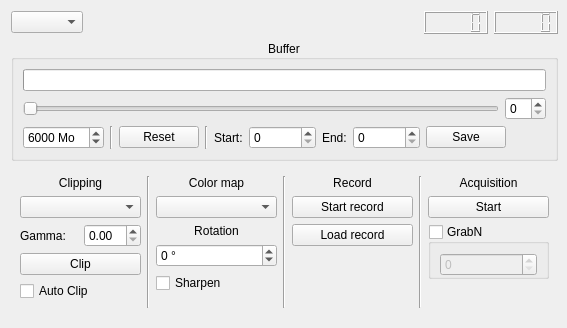
     <widget class="QWidget" name="centerWidget" native="true">
      <layout class="QVBoxLayout" name="verticalLayout_6">
       <property name="rightMargin">
        <number>9</number>
       </property>
       <item>
        <layout class="QHBoxLayout" name="horizontalLayout_2">
         <item>
          <widget class="QComboBox" name="cb_cameras">
           <property name="sizeAdjustPolicy">
            <enum>QComboBox::AdjustToContents</enum>
           </property>
          </widget>
         </item>
         <item>
          <widget class="QLabel" name="lb_status">
           <property name="text">
            <string/>
           </property>
          </widget>
         </item>
         <item>
          <spacer name="horizontalSpacer">
           <property name="orientation">
            <enum>Qt::Horizontal</enum>
           </property>
           <property name="sizeHint" stdset="0">
            <size>
             <width>40</width>
             <height>20</height>
            </size>
           </property>
          </spacer>
         </item>
         <item>
          <widget class="QLCDNumber" name="lcd_fpsCamera">
           <property name="toolTip">
            <string>Camera FPS</string>
           </property>
          </widget>
         </item>
         <item>
          <widget class="QLCDNumber" name="lcd_fpsIhm">
           <property name="toolTip">
            <string>IHM Display FPS</string>
           </property>
          </widget>
         </item>
        </layout>
       </item>
       <item>
        <layout class="QVBoxLayout" name="verticalLayout_2">
         <item>
          <widget class="QGroupBox" name="groupBox_5">
           <property name="title">
            <string>Buffer</string>
           </property>
           <property name="alignment">
            <set>Qt::AlignCenter</set>
           </property>
           <property name="flat">
            <bool>true</bool>
           </property>
           <layout class="QVBoxLayout" name="verticalLayout_18">
            <item>
             <widget class="QProgressBar" name="progressBar_imageBuffer">
              <property name="value">
               <number>0</number>
              </property>
              <property name="format">
               <string/>
              </property>
             </widget>
            </item>
            <item>
             <layout class="QHBoxLayout" name="horizontalLayout_7">
              <item>
               <widget class="QSlider" name="slider_imageIndex">
                <property name="orientation">
                 <enum>Qt::Horizontal</enum>
                </property>
               </widget>
              </item>
              <item>
               <widget class="QSpinBox" name="sb_imageIndex"/>
              </item>
             </layout>
            </item>
            <item>
             <layout class="QHBoxLayout" name="horizontalLayout_5">
              <item>
               <widget class="QSpinBox" name="sb_bufSize">
                <property name="suffix">
                 <string> Mo</string>
                </property>
                <property name="minimum">
                 <number>1000</number>
                </property>
                <property name="maximum">
                 <number>20000</number>
                </property>
                <property name="singleStep">
                 <number>100</number>
                </property>
                <property name="value">
                 <number>6000</number>
                </property>
               </widget>
              </item>
              <item>
               <widget class="Line" name="line_15">
                <property name="orientation">
                 <enum>Qt::Vertical</enum>
                </property>
               </widget>
              </item>
              <item>
               <widget class="QPushButton" name="pb_resetBuffer">
                <property name="text">
                 <string>Reset</string>
                </property>
               </widget>
              </item>
              <item>
               <widget class="Line" name="line_16">
                <property name="orientation">
                 <enum>Qt::Vertical</enum>
                </property>
               </widget>
              </item>
              <item>
               <widget class="QLabel" name="label_18">
                <property name="text">
                 <string>Start:</string>
                </property>
               </widget>
              </item>
              <item>
               <widget class="QSpinBox" name="sb_startIndex">
                <property name="maximum">
                 <number>1000000</number>
                </property>
               </widget>
              </item>
              <item>
               <widget class="QLabel" name="label_21">
                <property name="text">
                 <string>End:</string>
                </property>
               </widget>
              </item>
              <item>
               <widget class="QSpinBox" name="sb_endIndex">
                <property name="maximum">
                 <number>1000000</number>
                </property>
               </widget>
              </item>
              <item>
               <widget class="QPushButton" name="pb_saveBuffer">
                <property name="text">
                 <string>Save</string>
                </property>
               </widget>
              </item>
              <item>
               <spacer name="horizontalSpacer_2">
                <property name="orientation">
                 <enum>Qt::Horizontal</enum>
                </property>
                <property name="sizeHint" stdset="0">
                 <size>
                  <width>40</width>
                  <height>20</height>
                 </size>
                </property>
               </spacer>
              </item>
             </layout>
            </item>
            <item>
             <layout class="QVBoxLayout" name="layoutLabelVideo"/>
            </item>
           </layout>
          </widget>
         </item>
         <item>
          <widget class="QWidget" name="widget_underImage" native="true">
           <property name="minimumSize">
            <size>
             <width>0</width>
             <height>0</height>
            </size>
           </property>
           <property name="maximumSize">
            <size>
             <width>16777215</width>
             <height>150</height>
            </size>
           </property>
           <layout class="QHBoxLayout" name="horizontalLayout">
            <item>
             <layout class="QVBoxLayout" name="verticalLayout_4">
              <item>
               <widget class="QLabel" name="label_5">
                <property name="text">
                 <string>Clipping</string>
                </property>
                <property name="alignment">
                 <set>Qt::AlignCenter</set>
                </property>
               </widget>
              </item>
              <item>
               <widget class="QComboBox" name="cb_clippingType"/>
              </item>
              <item>
               <layout class="QHBoxLayout" name="horizontalLayout_4">
                <item>
                 <widget class="QLabel" name="label_6">
                  <property name="text">
                   <string>Gamma: </string>
                  </property>
                 </widget>
                </item>
                <item>
                 <widget class="QDoubleSpinBox" name="sb_gamma">
                  <property name="minimum">
                   <double>0.000000000000000</double>
                  </property>
                  <property name="maximum">
                   <double>5.000000000000000</double>
                  </property>
                  <property name="singleStep">
                   <double>0.050000000000000</double>
                  </property>
                 </widget>
                </item>
               </layout>
              </item>
              <item>
               <widget class="QPushButton" name="pb_clip">
                <property name="text">
                 <string>Clip</string>
                </property>
               </widget>
              </item>
              <item>
               <widget class="QCheckBox" name="cb_autoClip">
                <property name="text">
                 <string>Auto Clip</string>
                </property>
               </widget>
              </item>
              <item>
               <spacer name="verticalSpacer_3">
                <property name="orientation">
                 <enum>Qt::Vertical</enum>
                </property>
                <property name="sizeHint" stdset="0">
                 <size>
                  <width>20</width>
                  <height>40</height>
                 </size>
                </property>
               </spacer>
              </item>
             </layout>
            </item>
            <item>
             <widget class="Line" name="line_8">
              <property name="orientation">
               <enum>Qt::Vertical</enum>
              </property>
             </widget>
            </item>
            <item>
             <layout class="QVBoxLayout" name="verticalLayout_3">
              <item>
               <widget class="QLabel" name="label_4">
                <property name="text">
                 <string>Color map</string>
                </property>
                <property name="alignment">
                 <set>Qt::AlignCenter</set>
                </property>
               </widget>
              </item>
              <item>
               <widget class="QComboBox" name="cb_colorMap"/>
              </item>
              <item>
               <widget class="QLabel" name="label_2">
                <property name="text">
                 <string>Rotation</string>
                </property>
                <property name="alignment">
                 <set>Qt::AlignCenter</set>
                </property>
               </widget>
              </item>
              <item>
               <widget class="QSpinBox" name="sb_rotationAngle">
                <property name="suffix">
                 <string> °</string>
                </property>
                <property name="minimum">
                 <number>-1</number>
                </property>
                <property name="maximum">
                 <number>360</number>
                </property>
               </widget>
              </item>
              <item>
               <widget class="QCheckBox" name="cb_sharpen">
                <property name="text">
                 <string>Sharpen</string>
                </property>
               </widget>
              </item>
              <item>
               <spacer name="verticalSpacer_2">
                <property name="orientation">
                 <enum>Qt::Vertical</enum>
                </property>
                <property name="sizeHint" stdset="0">
                 <size>
                  <width>20</width>
                  <height>40</height>
                 </size>
                </property>
               </spacer>
              </item>
             </layout>
            </item>
            <item>
             <widget class="Line" name="line_12">
              <property name="orientation">
               <enum>Qt::Vertical</enum>
              </property>
             </widget>
            </item>
            <item>
             <layout class="QVBoxLayout" name="verticalLayout_9">
              <item>
               <widget class="QLabel" name="label_13">
                <property name="text">
                 <string>Record</string>
                </property>
                <property name="alignment">
                 <set>Qt::AlignCenter</set>
                </property>
               </widget>
              </item>
              <item>
               <widget class="QPushButton" name="pb_record">
                <property name="text">
                 <string>Start record</string>
                </property>
                <property name="checkable">
                 <bool>false</bool>
                </property>
                <property name="checked">
                 <bool>false</bool>
                </property>
                <property name="autoExclusive">
                 <bool>false</bool>
                </property>
                <property name="flat">
                 <bool>false</bool>
                </property>
               </widget>
              </item>
              <item>
               <widget class="QPushButton" name="pb_loadRecord">
                <property name="text">
                 <string>Load record</string>
                </property>
               </widget>
              </item>
              <item>
               <spacer name="verticalSpacer_5">
                <property name="orientation">
                 <enum>Qt::Vertical</enum>
                </property>
                <property name="sizeHint" stdset="0">
                 <size>
                  <width>20</width>
                  <height>40</height>
                 </size>
                </property>
               </spacer>
              </item>
             </layout>
            </item>
            <item>
             <widget class="Line" name="line_13">
              <property name="orientation">
               <enum>Qt::Vertical</enum>
              </property>
             </widget>
            </item>
            <item>
             <layout class="QVBoxLayout" name="verticalLayout_7">
              <item>
               <widget class="QLabel" name="label_3">
                <property name="text">
                 <string>Acquisition</string>
                </property>
                <property name="alignment">
                 <set>Qt::AlignCenter</set>
                </property>
               </widget>
              </item>
              <item>
               <widget class="QPushButton" name="pb_start">
                <property name="text">
                 <string>Start</string>
                </property>
                <property name="flat">
                 <bool>false</bool>
                </property>
               </widget>
              </item>
              <item>
               <widget class="QGroupBox" name="gb_grabN">
                <property name="title">
                 <string>GrabN</string>
                </property>
                <property name="flat">
                 <bool>true</bool>
                </property>
                <property name="checkable">
                 <bool>true</bool>
                </property>
                <property name="checked">
                 <bool>false</bool>
                </property>
                <layout class="QVBoxLayout" name="verticalLayout_8">
                 <property name="topMargin">
                  <number>9</number>
                 </property>
                 <property name="bottomMargin">
                  <number>0</number>
                 </property>
                 <item>
                  <widget class="QSpinBox" name="sb_grabN">
                   <property name="maximum">
                    <number>8000</number>
                   </property>
                  </widget>
                 </item>
                </layout>
               </widget>
              </item>
              <item>
               <spacer name="verticalSpacer_4">
                <property name="orientation">
                 <enum>Qt::Vertical</enum>
                </property>
                <property name="sizeHint" stdset="0">
                 <size>
                  <width>20</width>
                  <height>40</height>
                 </size>
                </property>
               </spacer>
              </item>
             </layout>
            </item>
           </layout>
          </widget>
         </item>
        </layout>
       </item>
      </layout>
     </widget>
